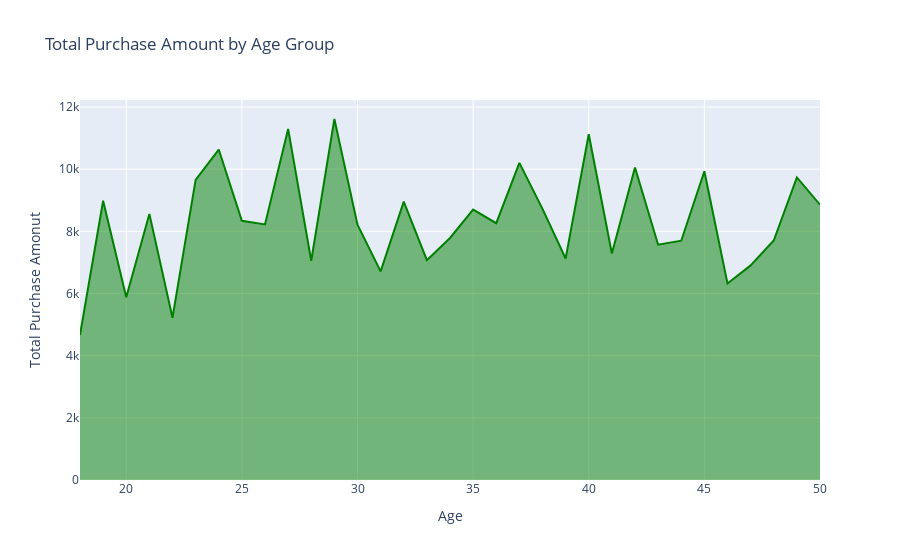

Write notebook code for a chart like this one.
### Code cell
# Total Purchase Amount by Age Group
df1= df.groupby('Age')['Purchase_Amount'].sum().reset_index()
px.area(df1, x='Age', y= 'Purchase_Amount',
        labels={'Purchase_Amount': ' Total Purchase Amonut'},
         title='Total Purchase Amount by Age Group', color_discrete_sequence=['green'])

### Figure 1 — Plotly figure (JSON) as saved in the notebook; plotly's stock layout.template omitted (floating-point values rounded to 4 significant figures)
{"data": [{"fillpattern": {"shape": ""}, "hovertemplate": "Age=%{x}<br> Total Purchase Amonut=%{y}<extra></extra>", "legendgroup": "", "line": {"color": "green"}, "marker": {"symbol": "circle"}, "mode": "lines", "name": "", "orientation": "v", "showlegend": false, "stackgroup": "1", "type": "scatter", "x": [18, 19, 20, 21, 22, 23, 24, 25, 26, 27, 28, 29, 30, 31, 32, 33, 34, 35, 36, 37, 38, 39, 40, 41, 42, 43, 44, 45, 46, 47, 48, 49, 50], "xaxis": "x", "y": [4666.0, 8984.0, 5883.0, 8561.0, 5220.0, 9659.0, 10630.0, 8340.0, 8224.0, 11290.0, 7055.0, 11610.0, 8213.0, 6713.0, 8954.0, 7070.0, 7787.0, 8700.0, 8261.0, 10200.0, 8723.0, 7127.0, 11120.0, 7286.0, 10050.0, 7571.0, 7699.0, 9933.0, 6321.0, 6905.0, 7706.0, 9736.0, 8857.0], "yaxis": "y"}], "layout": {"legend": {"tracegroupgap": 0}, "title": {"text": "Total Purchase Amount by Age Group"}, "xaxis": {"anchor": "y", "domain": [0, 1], "title": {"text": "Age"}}, "yaxis": {"anchor": "x", "domain": [0, 1], "title": {"text": " Total Purchase Amonut"}}}}
